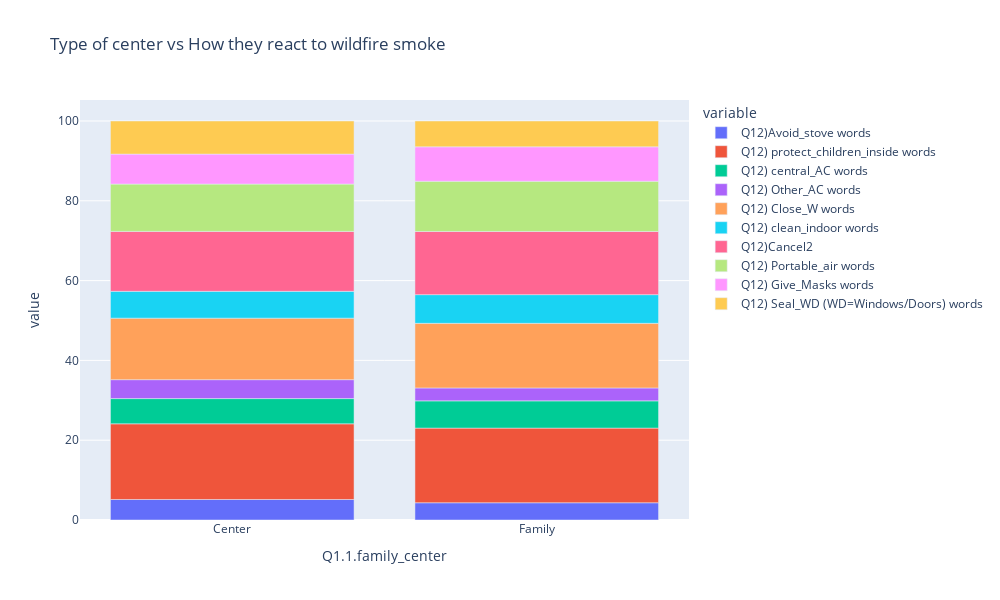

Notebook source saved alongside this figure:
### Markdown cell above
### Type of center vs How they react to wildfire smoke

### Code cell
# Values for aggregation
values = ['Q12)Avoid_stove words', 'Q12) protect_children_inside words', 'Q12) central_AC words', 'Q12) Other_AC words','Q12) Close_W words', 'Q12) clean_indoor words', 'Q12)Cancel2', 'Q12) Portable_air words', 'Q12) Give_Masks words','Q12) Seal_WD (WD=Windows/Doors) words'] 
rows = ['Q1.1.family_center'] #rows

#Pivot table
pivot_table = pd.pivot_table(
    df,
    values= values,  
    index= rows,  # Rows
    columns=None,       # Columns
    aggfunc='count'  # Aggregation functions
)

pivot_table_percentage = round(pivot_table.div(pivot_table.sum(axis=1), axis=0) * 100,2)
pivot_table_percentage=pivot_table_percentage.reset_index()
pivot_table_percentage.columns

#Plotly bar plot
fig5 = px.bar(pivot_table_percentage, x='Q1.1.family_center', y=values, title="Type of center vs How they react to wildfire smoke")

#Figsize
fig5.update_layout(
    width=1000,  # Set the width of the chart (adjust as needed)
    height=600,  # Set the height of the chart (adjust as needed)
)

fig5.show()

### Figure 1 — Plotly figure (JSON) as saved in the notebook; plotly's stock layout.template omitted (floating-point values rounded to 4 significant figures)
{"data": [{"alignmentgroup": "True", "hovertemplate": "variable=Q12)Avoid_stove words<br>Q1.1.family_center=%{x}<br>value=%{y}<extra></extra>", "legendgroup": "Q12)Avoid_stove words", "marker": {"color": "#636efa", "pattern": {"shape": ""}}, "name": "Q12)Avoid_stove words", "offsetgroup": "Q12)Avoid_stove words", "orientation": "v", "showlegend": true, "textposition": "auto", "type": "bar", "x": ["Center", "Family"], "xaxis": "x", "y": [5.14, 4.32], "yaxis": "y"}, {"alignmentgroup": "True", "hovertemplate": "variable=Q12) protect_children_inside words<br>Q1.1.family_center=%{x}<br>value=%{y}<extra></extra>", "legendgroup": "Q12) protect_children_inside words", "marker": {"color": "#EF553B", "pattern": {"shape": ""}}, "name": "Q12) protect_children_inside words", "offsetgroup": "Q12) protect_children_inside words", "orientation": "v", "showlegend": true, "textposition": "auto", "type": "bar", "x": ["Center", "Family"], "xaxis": "x", "y": [18.97, 18.71], "yaxis": "y"}, {"alignmentgroup": "True", "hovertemplate": "variable=Q12) central_AC words<br>Q1.1.family_center=%{x}<br>value=%{y}<extra></extra>", "legendgroup": "Q12) central_AC words", "marker": {"color": "#00cc96", "pattern": {"shape": ""}}, "name": "Q12) central_AC words", "offsetgroup": "Q12) central_AC words", "orientation": "v", "showlegend": true, "textposition": "auto", "type": "bar", "x": ["Center", "Family"], "xaxis": "x", "y": [6.32, 6.83], "yaxis": "y"}, {"alignmentgroup": "True", "hovertemplate": "variable=Q12) Other_AC words<br>Q1.1.family_center=%{x}<br>value=%{y}<extra></extra>", "legendgroup": "Q12) Other_AC words", "marker": {"color": "#ab63fa", "pattern": {"shape": ""}}, "name": "Q12) Other_AC words", "offsetgroup": "Q12) Other_AC words", "orientation": "v", "showlegend": true, "textposition": "auto", "type": "bar", "x": ["Center", "Family"], "xaxis": "x", "y": [4.74, 3.24], "yaxis": "y"}, {"alignmentgroup": "True", "hovertemplate": "variable=Q12) Close_W words<br>Q1.1.family_center=%{x}<br>value=%{y}<extra></extra>", "legendgroup": "Q12) Close_W words", "marker": {"color": "#FFA15A", "pattern": {"shape": ""}}, "name": "Q12) Close_W words", "offsetgroup": "Q12) Close_W words", "orientation": "v", "showlegend": true, "textposition": "auto", "type": "bar", "x": ["Center", "Family"], "xaxis": "x", "y": [15.42, 16.19], "yaxis": "y"}, {"alignmentgroup": "True", "hovertemplate": "variable=Q12) clean_indoor words<br>Q1.1.family_center=%{x}<br>value=%{y}<extra></extra>", "legendgroup": "Q12) clean_indoor words", "marker": {"color": "#19d3f3", "pattern": {"shape": ""}}, "name": "Q12) clean_indoor words", "offsetgroup": "Q12) clean_indoor words", "orientation": "v", "showlegend": true, "textposition": "auto", "type": "bar", "x": ["Center", "Family"], "xaxis": "x", "y": [6.72, 7.19], "yaxis": "y"}, {"alignmentgroup": "True", "hovertemplate": "variable=Q12)Cancel2<br>Q1.1.family_center=%{x}<br>value=%{y}<extra></extra>", "legendgroup": "Q12)Cancel2", "marker": {"color": "#FF6692", "pattern": {"shape": ""}}, "name": "Q12)Cancel2", "offsetgroup": "Q12)Cancel2", "orientation": "v", "showlegend": true, "textposition": "auto", "type": "bar", "x": ["Center", "Family"], "xaxis": "x", "y": [15.02, 15.83], "yaxis": "y"}, {"alignmentgroup": "True", "hovertemplate": "variable=Q12) Portable_air words<br>Q1.1.family_center=%{x}<br>value=%{y}<extra></extra>", "legendgroup": "Q12) Portable_air words", "marker": {"color": "#B6E880", "pattern": {"shape": ""}}, "name": "Q12) Portable_air words", "offsetgroup": "Q12) Portable_air words", "orientation": "v", "showlegend": true, "textposition": "auto", "type": "bar", "x": ["Center", "Family"], "xaxis": "x", "y": [11.86, 12.59], "yaxis": "y"}, {"alignmentgroup": "True", "hovertemplate": "variable=Q12) Give_Masks words<br>Q1.1.family_center=%{x}<br>value=%{y}<extra></extra>", "legendgroup": "Q12) Give_Masks words", "marker": {"color": "#FF97FF", "pattern": {"shape": ""}}, "name": "Q12) Give_Masks words", "offsetgroup": "Q12) Give_Masks words", "orientation": "v", "showlegend": true, "textposition": "auto", "type": "bar", "x": ["Center", "Family"], "xaxis": "x", "y": [7.51, 8.63], "yaxis": "y"}, {"alignmentgroup": "True", "hovertemplate": "variable=Q12) Seal_WD (WD=Windows/Doors) words<br>Q1.1.family_center=%{x}<br>value=%{y}<extra></extra>", "legendgroup": "Q12) Seal_WD (WD=Windows/Doors) words", "marker": {"color": "#FECB52", "pattern": {"shape": ""}}, "name": "Q12) Seal_WD (WD=Windows/Doors) words", "offsetgroup": "Q12) Seal_WD (WD=Windows/Doors) words", "orientation": "v", "showlegend": true, "textposition": "auto", "type": "bar", "x": ["Center", "Family"], "xaxis": "x", "y": [8.3, 6.47], "yaxis": "y"}], "layout": {"barmode": "relative", "height": 600, "legend": {"title": {"text": "variable"}, "tracegroupgap": 0}, "title": {"text": "Type of center vs How they react to wildfire smoke"}, "width": 1000, "xaxis": {"anchor": "y", "autorange": true, "domain": [0, 1], "range": [-0.5, 1.5], "title": {"text": "Q1.1.family_center"}, "type": "category"}, "yaxis": {"anchor": "x", "autorange": true, "domain": [0, 1], "range": [0, 105.3], "title": {"text": "value"}, "type": "linear"}}}
